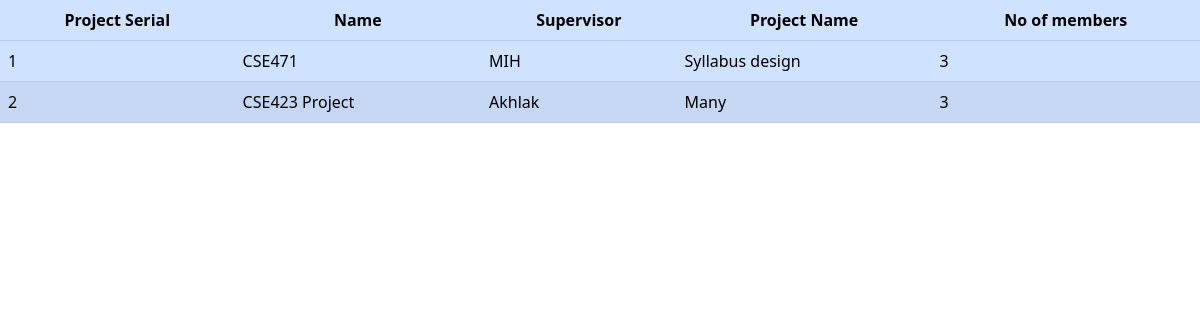
Screenshot of /projectreport.php with the database file from the repository.
### tables this page shows
CREATE TABLE `project` (
  `project_sl` bigint(20) UNSIGNED NOT NULL,
  `proj_name` varchar(100) NOT NULL,
  `dept_name` varchar(100) NOT NULL,
  `proj_leader` varchar(100) NOT NULL,
  `proj_task` varchar(100) NOT NULL,
  `no_of_members` int(11) NOT NULL
);

### projectreport.php (the view, shortened to what this page needs)
<?php
	include "dbconnection.php";
 ?>
 <!DOCTYPE html>
<html lang="en">
  <head>
    <link href="https://cdn.jsdelivr.net/npm/bootstrap@5.2.3/dist/css/bootstrap.min.css" rel="stylesheet">
  </head>
<table class="table table-striped table-primary" >
            <thead>
            <tr >
              <th scope="col " class="text-center">Project Serial</th>
              <th scope="col " class="text-center">Name</th>
              <th scope="col " class="text-center">Supervisor</th>
              <th scope="col " class="text-center">Project Name</th>
              <th scope="col " class="text-center">No of members</th>
            </tr>
          </thead>
          <tbody>
            <tr class="td-text text-center">
              <?php
								$sql= "SELECT project_sl,proj_name,proj_leader,proj_task,no_of_members  FROM project";
								$res=mysqli_query($db, $sql);
								while ($row= mysqli_fetch_assoc($res)){
									echo "<tr><td>{$row["project_sl"]}</td><td>{$row["proj_name"]}</td><td>{$row["proj_leader"]}</td><td>{$row["proj_task"]}</td><td>{$row["no_of_members"]}</td></tr>";
								}
								echo "</table>";
              ?>

### rows the page displays
project: project_sl "1", proj_name "CSE471", proj_leader "MIH", proj_task "Syllabus design", no_of_members "3"
project: project_sl "2", proj_name "CSE423 Project", proj_leader "Akhlak", proj_task "Many", no_of_members "3"
